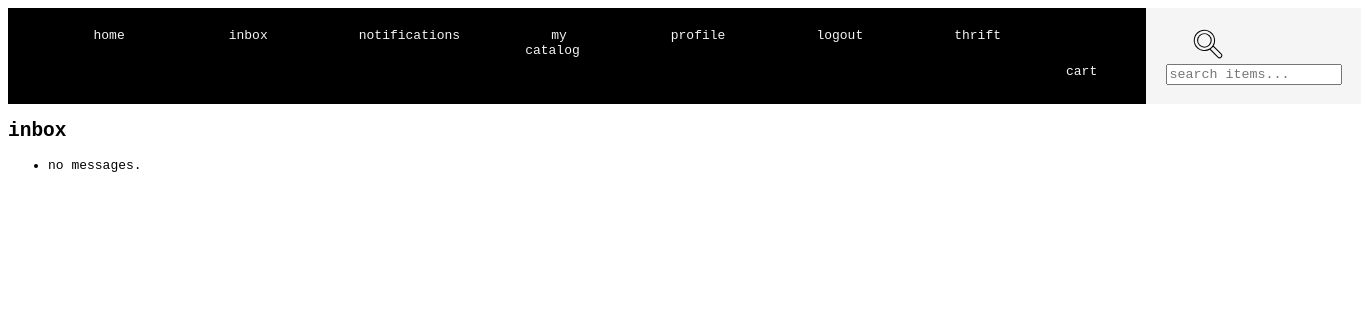
Page /inbox/ (signed in) on the earlier database version.
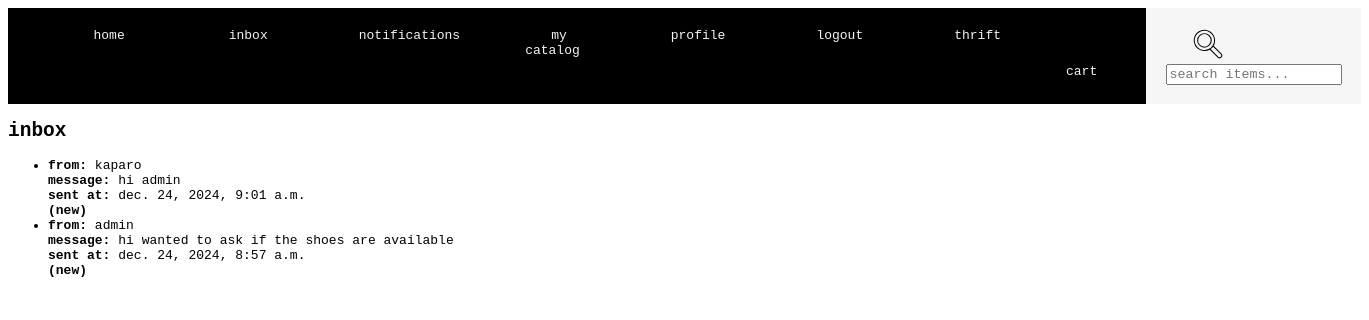
Same page on the later database version.
### soko/models.py (models this page shows, shortened)
class Message(models.Model):
    sender = models.ForeignKey(User, related_name='sent_messages', on_delete=models.CASCADE)
    recipient = models.ForeignKey(User, related_name='received_messages', on_delete=models.CASCADE)
    content = models.TextField()
    created_at = models.DateTimeField(auto_now_add=True)
    is_read = models.BooleanField(default=False)

### soko/views.py (the view)
# urls.py: path('inbox/', views.inbox, name='inbox'),
def inbox(request):
    messages = Message.objects.filter(recipient=request.user).order_by('-created_at')
    return render(request, 'soko/inbox.html', {'messages': messages})

### soko/templates/soko/inbox.html (shortened to what this page needs)
{% extends 'soko/base.html' %}
{% load static %}
{% block content %}
    <h2>Inbox</h2>
    <ul>
        {% for message in messages %}
            <li>
                <strong>From:</strong> {{ message.sender.username }}<br>
                <strong>Message:</strong> {{ message.content }}<br>
                <strong>Sent at:</strong> {{ message.created_at }}<br>
                {% if not message.is_read %}
                    <strong>(New)</strong>
                {% endif %}
            </li>
        {% empty %}
            <li>No messages.</li>
        {% endfor %}
    </ul>
{% endblock content %}

### soko/templates/soko/base.html (shortened to what this page needs)
{% load static %}
<!DOCTYPE html>
<html lang="en">
<head>
    <link rel="stylesheet" href="{% static 'base.css' %}">
</head>
<body id="body">
    <nav>
        <ul id="menuBar">
            <div class="MenuLeft">
                <li><a href="{% url 'list_item' %}">Home</a></li>
            </div>
                {% if user.is_authenticated %}
                    <li><a href="{% url 'inbox' %}">Inbox</a></li>
                    <li><a href="{% url 'notifications' %}">Notifications</a></li>
                    <li><a href="{% url 'notifications' %}">My Catalog</a></li>
                    <li><a href="{% url 'profile' %}">Profile</a></li>
                    <li><a href="{% url 'logout' %}">Logout</a></li>
                    <li><a href="{% url 'list_item' %}">thrift</a></li>
                    <li><a href="{% url 'cart' %}">
                        cart</a></li>
                    <li id="search"><a href="{% url 'list_item' %}">
                        </a>
                        <form id="search" method="get">
                            <input type="text" name="q" placeholder="Search items..." value="{{ query }}">
                        </form>
                    </li>
                {% else %}
                    <li><a href="{% url 'register' %}">Register</a></li>
                    <li><a href="{% url 'login' %}">Login</a></li>
                {% endif %}
        </ul>
    </nav>
    <div>
        {% if user.is_authenticated %}
            {% block content %}
            {% endblock %}
        {% else %}
            <img src='{% static "imgs/add_item.svg"%}' alt='logo Image for Barter Trade Market Place landing page'>
        {% endif %}
    </div>
</body>
</html>

### soko/static/base.css (style rules this page uses)
* { font-family: monospace; box-sizing: border-box; text-transform: lowercase; }
#menuBar { display: flex; background-color: black; margin: 0px; }
#menuBar li { list-style: none; padding: 1.5rem; }
a { text-decoration: none; color: whitesmoke; padding: 2rem; }
#search { background-color: whitesmoke; }

Differences in the rows shown:
added Message: sender.username "kaparo", content "hi admin", created_at "dec. 24, 2024, 9:01 a.m.", is_read "(new)"
added Message: sender.username "admin", content "hi wanted to ask if the shoes are available", created_at "dec. 24, 2024, 8:57 a.m.", is_read "(new)"
Other differences:
text no longer shown: "no messages."
